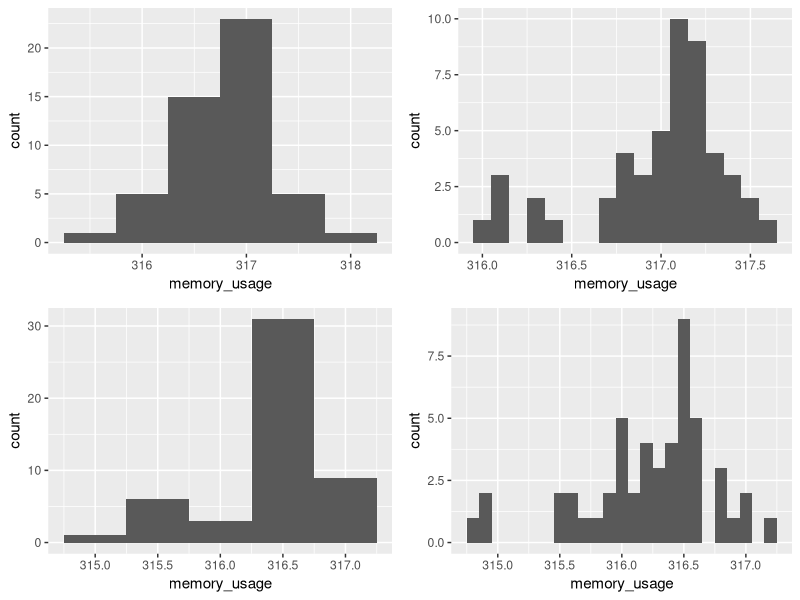
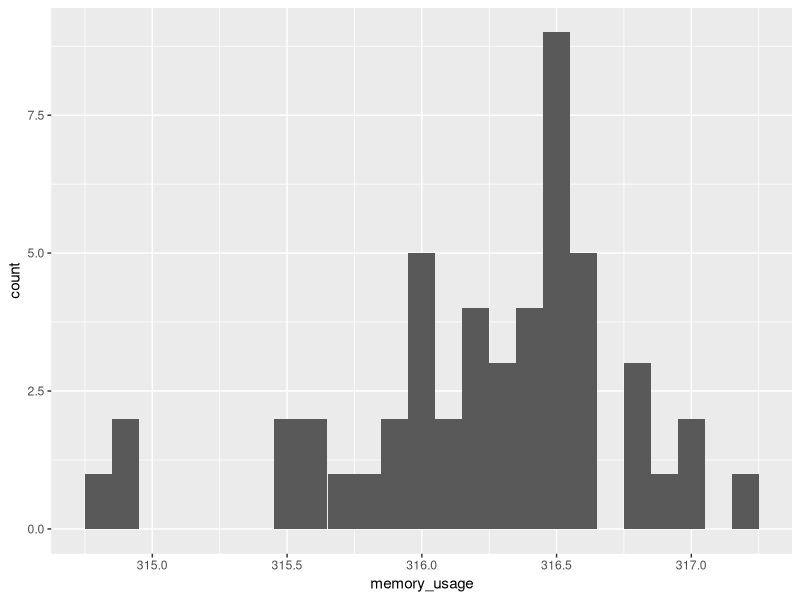
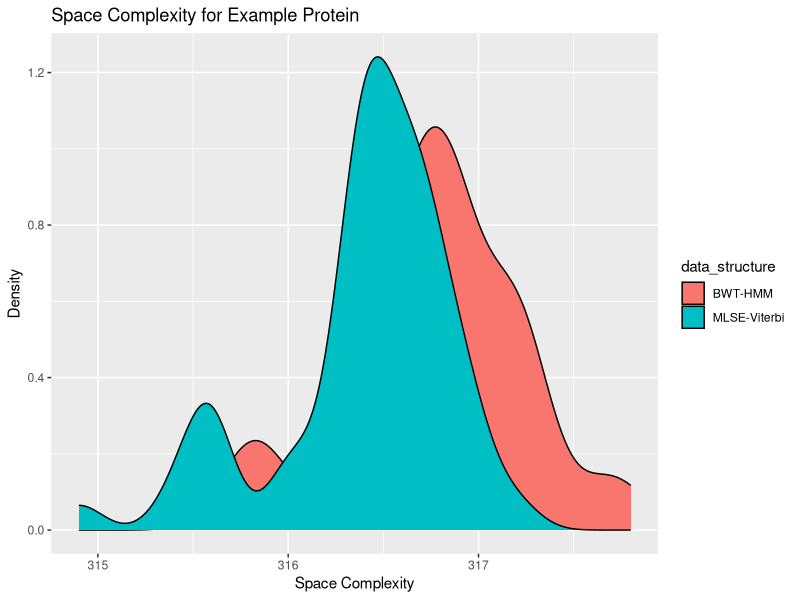
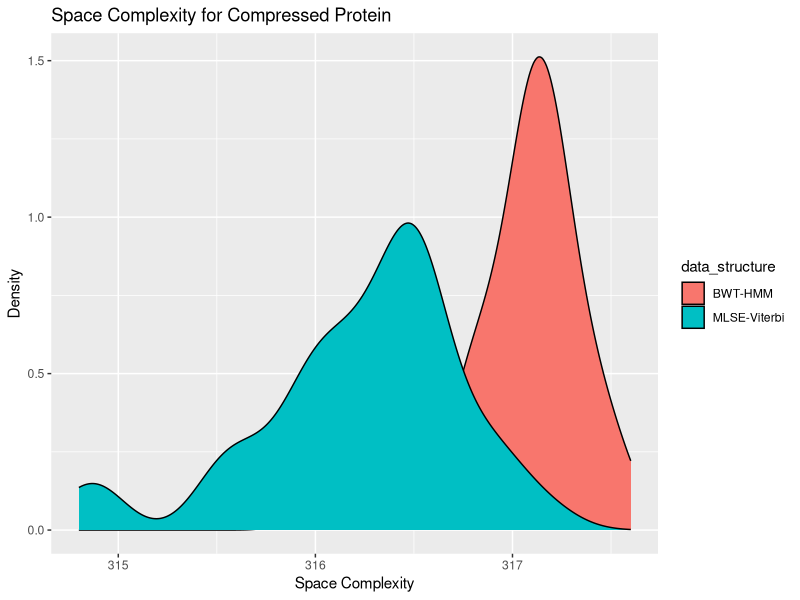

Here is the R script that generated these plots, in order:
library(tidyverse)
library(ggplot2)
library(gridExtra)

df_tc = read_csv("memory_usage.csv")
# assuming protein-fold-pipeline is your working directory

plots = vector(mode = "list", length = 4)
data_structures = as.vector(unique(df_tc$data_structure))
sample_types = as.vector(unique(df_tc$sample))
colors = c("blue", "blue", "blue", "blue")
binwidths = c(0.5, 0.1, 0.5, 0.1)
counter = 1

for (ds in data_structures) {
  for (s in sample_types) {
    df_tc_sub = df_tc %>%
      filter(data_structure == ds, sample == s)
    p = ggplot(df_tc_sub, aes(x = memory_usage)) +
      geom_histogram(binwidth = binwidths[counter])
    plots[[counter]] = p
    counter = counter + 1
  }
}

grid.arrange(plots[[1]], plots[[2]], plots[[3]], plots[[4]], ncol = 2)
ggsave("space_complexity_histograms.png")

df_tc_100k = df_tc %>%
  filter(sample == "hypothetical_protein_test")
df_tc_comp = df_tc %>%
  filter(sample == "compressed_hypothetical_protein_test")
p1 = ggplot(df_tc_100k, aes(x = memory_usage, fill = data_structure)) +
  geom_density() +
  labs(title = "Space Complexity for Example Protein",
       x = "Space Complexity",
       y = "Density")
p2 = ggplot(df_tc_comp, aes(x = memory_usage, fill = data_structure)) +
  geom_density() +
  labs(title = "Space Complexity for Compressed Protein",
       x = "Space Complexity",
       y = "Density")

ggsave("space_density_test_protein.png", p1, width = 12, height = 8, units = "in")
ggsave("space_density_compressed_protein.png", p2, width = 12, height = 8, units = "in")

